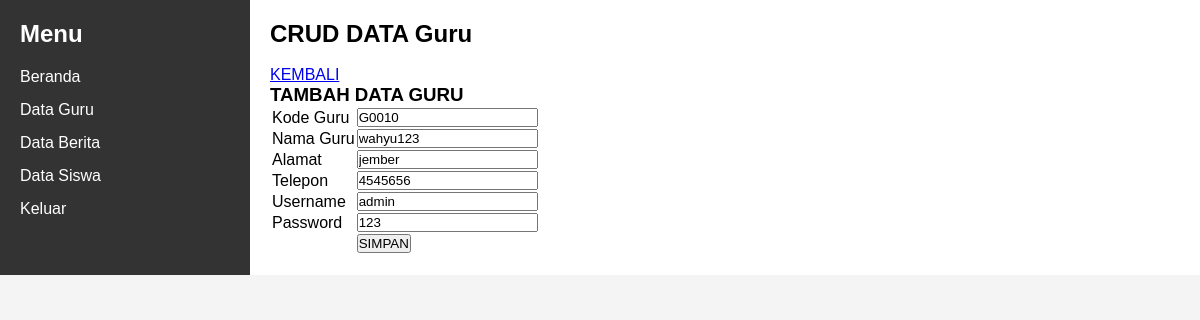
The app's page /edit_guru.php?kode_guru=G0010 with its own data.
### tables this page shows
CREATE TABLE `tb_guru` (
  `kode_guru` varchar(255) NOT NULL,
  `nama_guru` varchar(100) NOT NULL,
  `alamat` varchar(100) DEFAULT NULL,
  `no_telp` varchar(13) DEFAULT NULL,
  `username` varchar(100) NOT NULL,
  `password` varchar(225) NOT NULL
);

### edit_guru.php (the view, shortened to what this page needs)
<!DOCTYPE html>
<html>
<head>
	<link rel="stylesheet" type="text/css" href="Public/Css/admin.css">
</head>
<body>
	<div class="container">
        <nav class="sidebar">
            <h2>Menu</h2>
            <ul>
                <li><a href="dashboard.php">Beranda</a></li>
                <li><a href="list_guru.php">Data Guru</a></li>
                <li><a href="#">Data Berita</a></li>
                <li><a href="#">Data Siswa</a></li>
                <li><a href="logout.php">Keluar</a></li>
            </ul>
        </nav>
        <main class="content">
	    	<h2>CRUD DATA Guru</h2>
			<br/>
			<a href="list_guru.php">KEMBALI</a>
			<h3>TAMBAH DATA GURU</h3>
			<?php
				include 'connect.php';
				$kode_guru = $_GET['kode_guru'];
				$data = mysqli_query($con,"select * from tb_guru where kode_guru='$kode_guru'");
				while($d = mysqli_fetch_array($data)){
			?>
			<form method="post" action="aksi_edit_guru.php">
				<table>
					<tr>
						<td>Kode Guru</td>
						<td><input type="text" name="kode_guru" value="<?php echo $d['kode_guru']; ?>"></td>
					</tr>
					<tr>
						<td>Nama Guru</td>
						<td><input type="text" name="nama_guru" value="<?php echo $d['nama_guru']; ?>"></td>
					</tr>
					<tr>
						<td>Alamat</td>
						<td><input type="text" name="alamat" value="<?php echo $d['alamat']; ?>"></td>
					</tr>
					<tr>
						<td>Telepon</td>
						<td><input type="text" name="no_telp" value="<?php echo $d['no_telp']; ?>"></td>
					</tr>
					<tr>
						<td>Username</td>
						<td><input type="text" name="username" value="<?php echo $d['username']; ?>"></td>
					</tr>
					<tr>
						<td>Password</td>
						<td><input type="text" name="password" value="<?php echo $d['password']; ?>"></td>
					</tr>
					<tr>
						<td></td>
						<td><input type="submit" value="SIMPAN"></td>
					</tr>
				</table>
			</form>
			<?php
			}
			?>
	    </main>
    </div>
</body>
</html>

### Public/Css/admin.css (style rules this page uses)
* { box-sizing: border-box; margin: 0; padding: 0; }
body { font-family: Arial, sans-serif; background-color: #f4f4f4; }
.container { display: flex; }
.sidebar { width: 250px; background-color: #333; color: #fff; padding: 20px; }
.sidebar h2 { margin-bottom: 20px; }
.sidebar ul { list-style: none; }
.sidebar ul li { margin: 15px 0; }
.sidebar ul li a { color: #fff; text-decoration: none; }
.content { flex: 1; padding: 20px; background-color: #fff; }

### records on screen
tb_guru: kode_guru "G0010", nama_guru "wahyu123", alamat "jember", no_telp "4545656", username "admin", password "123"
